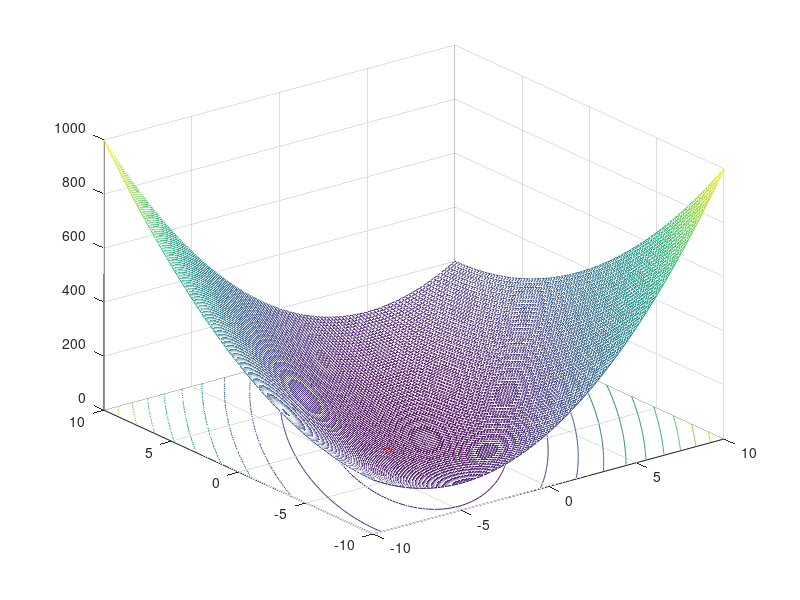

Here is the MATLAB script that generated this plot: (Note: this script raises an error after producing the figure.)
%%
% Plot 3D Adam Optimizer example
%%

clear all;
close all;

addpath('../optimizer');

f = @(x, y) 4*x.^2 - 4*x.*y + 2*y.^2;
t = linspace(-10, 10, 100);
[X, Y] = meshgrid(t, t);
Z = f(X, Y);

figure;
meshc(X, Y, Z);
hold on;

beta1 = 0.9;
beta2 = 0.999;
eps = 1e-8;
a = 3;
x = rand(1)*20 - 10;
y = rand(1)*20 - 10;
z = f(x, y);

xptr = plot3(x, y, z, 'ro');
T = 500;
k = 1;
k_ = 1;

pause;

while true
    fprintf("%d: x=%f, y=%f, y=%f\n", k, x, y, z);
    
    [fin, xn] = Adam(@(l) f(l, y), x, a, eps, beta1, beta2);
    [fin, yn] = Adam(@(l) f(x, l), y, a, eps, beta1, beta2);
    zn = f(xn, yn);
    if fin
        break
    end
    
    plot3([x, xn], [y, yn], [z, zn], 'r-');
    x = xn; y = yn; z = zn;
    set(xptr, 'XData', x, 'YData', y, 'ZData', z);
    drawnow;
    
    frame = getframe(gcf);
    if k == 1
        [mov(:, :, 1, k_), map] = rgb2ind(frame.cdata, 256, 'nodither');
        k_ = k_ + 1;
    elseif mod(k, 5) == 0
        mov(:, :, 1, k_) = rgb2ind(frame.cdata, map, 'nodither');
        k_ = k_ + 1;
    end
    
    k = k + 1;
end

fname = "Adam3.gif";
fprintf("Write animation to '%s'\n", fname);
imwrite(mov, map, fname, 'DelayTime', 0, 'LoopCount', inf);
